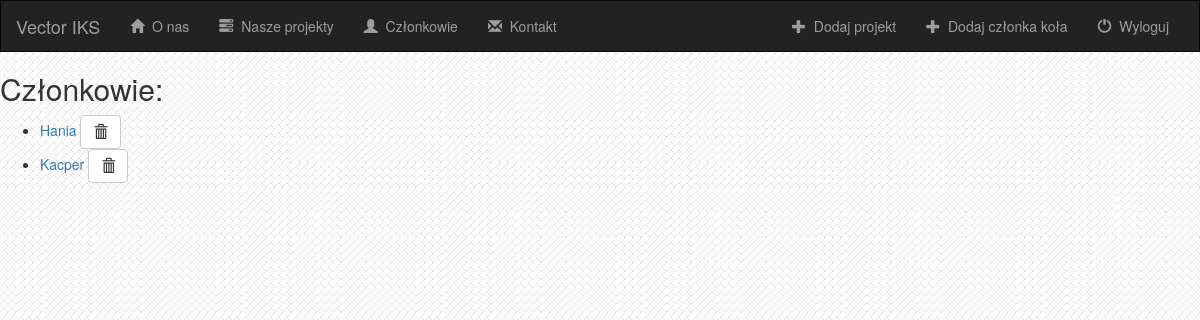
/members/, run on an earlier commit of the app's database.
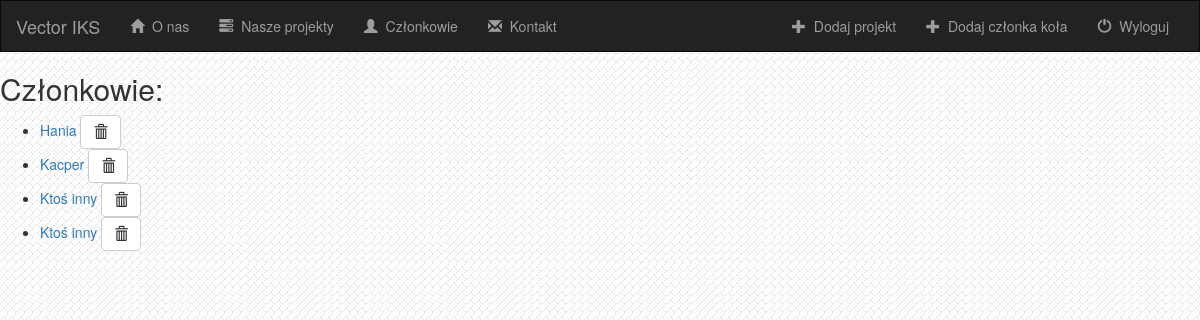
And on a later commit of the database.
### members/models.py (models this page shows, shortened)
class Member(models.Model):
    name = models.CharField(max_length=200)
    technologies = models.CharField(max_length=500)
    photo = models.FileField()
    more = models.TextField()

### members/views.py (the view)
class IndexView(generic.ListView):
    template_name = 'members/index.html'
    context_object_name = 'all_members'
    def get_queryset(self):
        return Member.objects.all()

### members/templates/members/index.html (shortened to what this page needs)
{% extends 'members/base.html' %}
{% load staticfiles %}
{% block body %}
<link rel="stylesheet" type="text/css" href="{% static 'members/style.css' %}">
<h2>Członkowie:</h2>
{% if all_members %}
    <ul>
        {% for member in all_members %}
        <li><a href="{% url 'members:detail' member.id %}">{{ member.name }}</a>
            <form action="{% url 'members:member-delete' member.id %}" method="post" style="display: inline;">
                   <button type="submit" class="btn btn-default btn-small">
                       <span class="glyphicon glyphicon-trash"></span>
                    </button>
            </form>
        </li>
        {% endfor %}
    </ul>
{% else %}
    <h3>Nie ma członków :(</h3>
{% endif %}
{% endblock %}

What changed in the data, as far as the page shows it:
added Member: name "Ktoś inny"
added Member: name "Ktoś inny"
